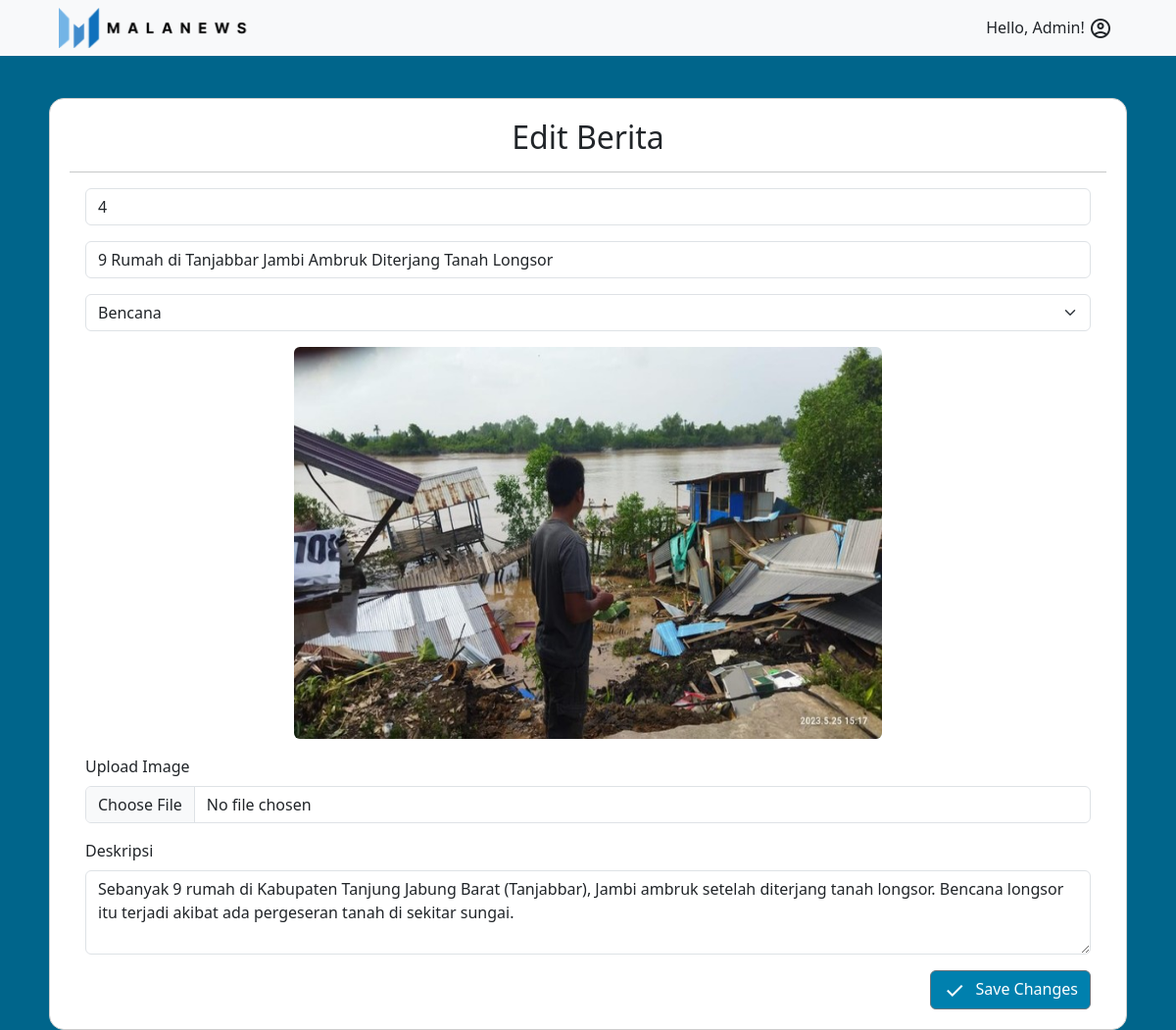
/beritaAction.php?edit=4, run on the app's committed database.
### tables this page shows
CREATE TABLE `news` (
  `id` int(11) NOT NULL,
  `title` varchar(255) NOT NULL,
  `description` varchar(255) NOT NULL,
  `category` varchar(255) NOT NULL,
  `image` varchar(255) NOT NULL,
  `username` varchar(255) NOT NULL
);

### beritaController.php (called while the page is built, shortened)
<?php
  include_once("database.php");
  class beritaController {
    public $model;
    public function __construct() {
      $this->model = new Berita();
    }
    public function viewUpdate($Id) {
      $x = $this->model->getBerita($Id);
      include "edit.php";
    }
  }
?>

### database.php (called while the page is built, shortened)
<?php
    class Berita {
        public function getBerita($Id) {
            require "connection.php";
            $rs = $mysqli->query("SELECT * FROM news WHERE id = '$Id'");
            $x = $rs->fetch_array();
            return $x;
        }
    }
?>

### edit.php (the view, shortened to what this page needs)
<!DOCTYPE html>
<html lang="en">
  <head>
    <link href="https://cdn.jsdelivr.net/npm/bootstrap@5.3.0/dist/css/bootstrap.min.css" rel="stylesheet">
    <link rel="stylesheet" type="text/css" href="admin.css">
    <link rel="stylesheet" type="text/css" href="button.css">
  </head>
  <body>
    <header>
      <nav class="navbar navbar-expand-lg bg-body-tertiary fixed-top">
          <div class="container-fluid">
              <div class="mx-5">
                <img src="Picture/Logo/Small.png" alt="MALANEWS" width="200" height="41">
              </div>
              <div class="me-5">
                <a>Hello, Admin!</a>
                <span class="material-symbols-outlined inline-span">
                </span>
              </div>
            </div>
        </nav>
    </header>
    <main>
        <div class="container">
            <h2 class="center">Edit Berita</h2>
            <hr>
            <form class="mx-3" method="post" action="beritaAction.php" enctype="multipart/form-data">
                <div class="my-3">
                    <input class="form-control" type="text" value="<?php echo $x['id']?>" name="id">
                </div>
                <div class="my-3">
                    <input class="form-control" type="text" value="<?php echo $x['title']?>" name="title">
                </div>
                <select class="form-select my-3" name="category" required>
                    <option value="Bencana"
                        <?php if ($x['title']=='Bencana') {?>selected<?php }?>>Bencana</option>
                </select>
                <img src="<?php echo $x['image'] ?>" class="rounded mx-auto d-block" width="600px" height="400px">
                <div class="my-3">
                    <label for="formFile" class="form-label">Upload Image</label>
                    <input class="form-control" type="file" id="formFile" name="image" required>
                </div>
                <div class="mb-3">
                    <label for="exampleFormControlTextarea1" class="form-label">Deskripsi</label>
                    <textarea class="form-control" id="exampleFormControlTextarea1" rows="3" name="description"><?php echo $x['description']?></textarea>
                </div>
                <div class="d-grid gap-2 d-md-flex justify-content-md-end">
                    <button class="btn btn-secondary" type="submit" name="saveEdit">
                        <span class="material-symbols-outlined inline-span">
                        </span>
                        Save Changes
                    </button>
                </div>
            </form>
        </div>
    </main>
  </body>
</html>

### admin.css (style rules this page uses)
body { background-color: #00658B; }
.container { max-width: 1100px; margin: 0 auto; margin-top: 100px; padding: 20px; border: 1px solid #ccc; border-radius: 15px; background-color: #FFFFFF; }
.center, th, td { text-align: center; }
.inline-span { display: inline-block; vertical-align: middle; margin-right: 5px; }

### button.css (style rules this page uses)
.btn-secondary { background-color: #0080AE; }

### data on the page
news: id "4", title "9 Rumah di Tanjabbar Jambi Ambruk Diterjang Tanah Longsor", description "Sebanyak 9 rumah di Kabupaten Tanjung Jabung Barat (Tanjabbar), Jambi ambruk setelah diterjang tanah longsor. Bencana longsor itu terjadi akibat ada pergeseran tanah di sekitar sungai."
